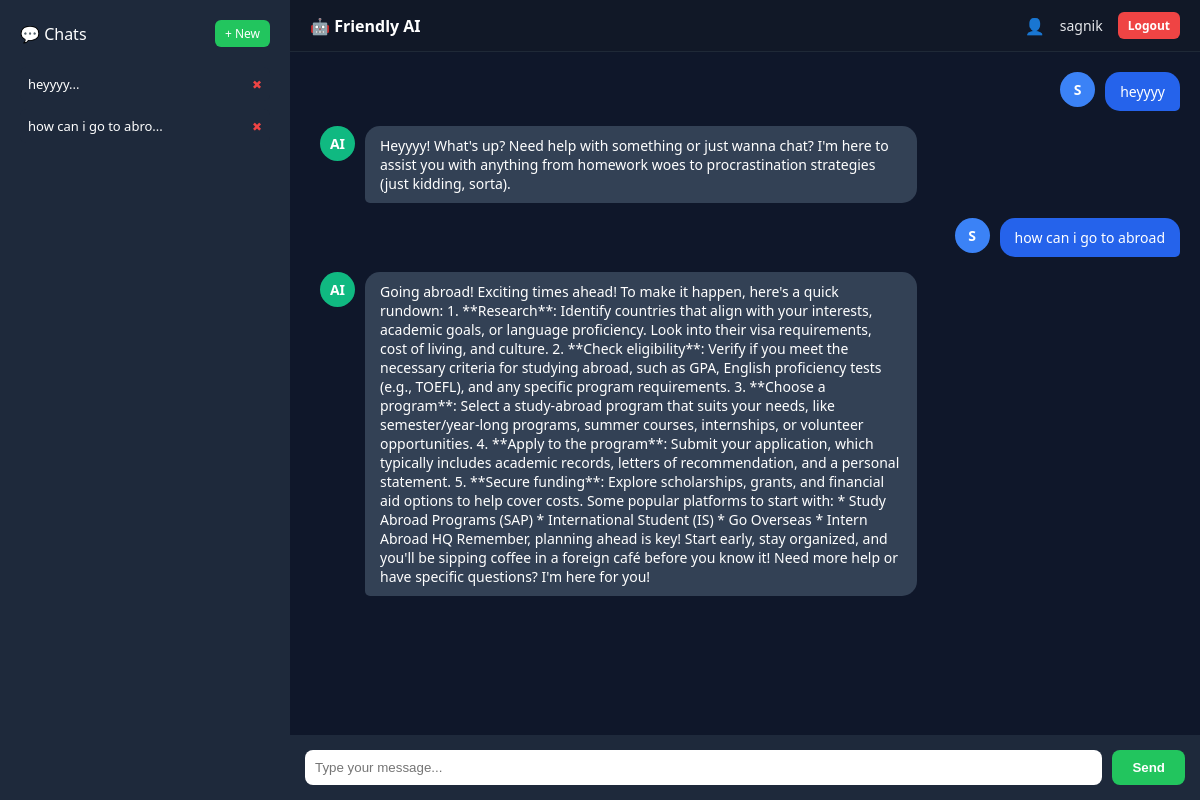
The page /chat (signed in) on the database its author committed.
### app.py (models this page shows)
class Chat(db.Model):
    id = db.Column(db.Integer, primary_key=True)
    user_id = db.Column(db.Integer, nullable=False)
    message = db.Column(db.Text, nullable=False)
    response = db.Column(db.Text, nullable=False)

class User(UserMixin, db.Model):
    id = db.Column(db.Integer, primary_key=True)
    username = db.Column(db.String(100), unique=True, nullable=False)
    password = db.Column(db.String(200), nullable=False)

### app.py (the view)
@app.route("/chat")
@login_required
def chat():
    chats = Chat.query.filter_by(user_id=current_user.id).order_by(Chat.id.asc()).all()
    return render_template("chat.html", chats=chats, username=current_user.username)

### app.py (called while the page is built)
@login_manager.user_loader
def load_user(user_id):
    return User.query.get(int(user_id))

### templates/chat.html (shortened to what this page needs)
<link rel="stylesheet" href="{{ url_for('static', filename='style.css') }}">
<div class="main-layout">
    <div class="sidebar">
        <div class="sidebar-header">
            <span>💬 Chats</span>
            <a href="/new_chat" class="new-chat-btn">+ New</a>
        </div>
        <div class="history">
            {% for chat in chats %}
            <div class="history-item">
                <span>{{ chat.message[:20] }}...</span>
                <a href="/delete_chat/{{ chat.id }}" class="delete-icon">✖</a>
            </div>
            {% endfor %}
        </div>
    </div>
    <div class="chat-area">
        <div class="chat-top-bar">
            <div class="top-left">
                🤖 Friendly AI
            </div>
            <div class="top-right">
                👤 <span class="profile-name">{{ username }}</span>
                <a href="/logout" class="logout-small">Logout</a>
            </div>
        </div>
        <div class="chat-box" id="chat-box">
            {% for chat in chats %}
            <div class="message-row user">
                <div class="avatar user-avatar">{{ username[0]|upper }}</div>
                <div class="message-bubble user-bubble">{{ chat.message }}</div>
            </div>
            <div class="message-row bot">
                <div class="avatar bot-avatar">AI</div>
                <div class="message-bubble bot-bubble">{{ chat.response }}</div>
            </div>
            {% endfor %}
        </div>
        <div class="input-area">
            <input type="text" id="msg" placeholder="Type your message...">
            <button onclick="send()">Send</button>
        </div>
    </div>
</div>

### static/style.css (style rules this page uses)
.main-layout { display: flex; height: 100vh; }
.sidebar { width: 250px; background: #1e293b; padding: 20px; display: flex; flex-direction: column; }
.history { flex: 1; overflow-y: auto; }
.history-item { background: #334155; padding: 10px; margin-bottom: 8px; border-radius: 8px; font-size: 13px; cursor: pointer; }
.chat-area { flex: 1; display: flex; flex-direction: column; }
.chat-box { flex: 1; padding: 20px; overflow-y: auto; }
.input-area { display: flex; padding: 15px; background: #1e293b; }
.input-area input { flex: 1; padding: 10px; border-radius: 8px; border: none; }
.input-area button { margin-left: 10px; padding: 10px 20px; border-radius: 8px; border: none; background: #22c55e; color: white; cursor: pointer; }
button { background: linear-gradient(135deg, #6366f1, #8b5cf6); color: white; font-weight: bold; }
.history-item { display: flex; justify-content: space-between; align-items: center; }
.sidebar-header { display: flex; justify-content: space-between; align-items: center; margin-bottom: 20px; }
.new-chat-btn { font-size: 12px; background: #22c55e; padding: 5px 10px; border-radius: 6px; text-decoration: none; color: white; }
.history-item { display: flex; justify-content: space-between; align-items: center; background: #1e293b; padding: 8px; border-radius: 6px; margin-bottom: 8px; font-size: 13px; }
.delete-icon { font-size: 12px; color: #ef4444; text-decoration: none; }
.chat-top-bar { display: flex; justify-content: space-between; align-items: center; background: #1e293b; padding: 10px 15px; font-weight: bold; }
.logout-small { font-size: 12px; background: #f59e0b; padding: 5px 10px; border-radius: 6px; text-decoration: none; color: white; }
.message-row { display: flex; align-items: flex-start; margin-bottom: 15px; }
.message-row.user { justify-content: flex-end; }
.message-row.bot { justify-content: flex-start; }
.avatar { width: 35px; height: 35px; border-radius: 50%; display: flex; align-items: center; justify-content: center; font-weight: bold; margin: 0 10px; font-size: 14px; }
.user-avatar { background: #3b82f6; color: white; }
.bot-avatar { background: #10b981; color: white; }
.message-bubble { max-width: 60%; padding: 10px 15px; border-radius: 15px; font-size: 14px; }
.user-bubble { background: #2563eb; color: white; border-bottom-right-radius: 5px; }
.bot-bubble { background: #334155; color: white; border-bottom-left-radius: 5px; }
.chat-top-bar { display: flex; justify-content: space-between; align-items: center; background: #111827; padding: 12px 20px; border-bottom: 1px solid #1f2937; }
.top-left { font-weight: 600; font-size: 16px; }
.top-right { display: flex; align-items: center; gap: 15px; }
.profile-name { font-size: 14px; font-weight: 500; color: #e5e7eb; }
.logout-small { font-size: 12px; background: #ef4444; padding: 5px 10px; border-radius: 6px; text-decoration: none; color: white; }

### rows shown on the page
Chat: message "heyyyy", response "Heyyyy! What's up? Need help with something or just wanna chat? I'm here to assist you with anything from homework woes to procrastination strategies (just kidding, sorta)."
Chat: message "how can i go to abro", message "how can i go to abroad", response "Going abroad! Exciting times ahead! To make it happen, here's a quick rundown: 1. **Research**: Identify countries that align with your interests, academic goals, or language proficiency. Look into their visa requirements, cost of living, and culture. 2. **Check eligibility**: Verify if you meet the necessary criteria for studying abroad, such as GPA, English proficiency tests (e.g., TOEFL), and any specific program requirements. 3. **Choose a program**: Select a study-abroad program that suits your needs, like semester/year-long programs, summer courses, internships, or volunteer opportunities. 4. **Apply to the program**: Submit your application, which typically includes academic records,…"
User: username "sagnik", username "S"
